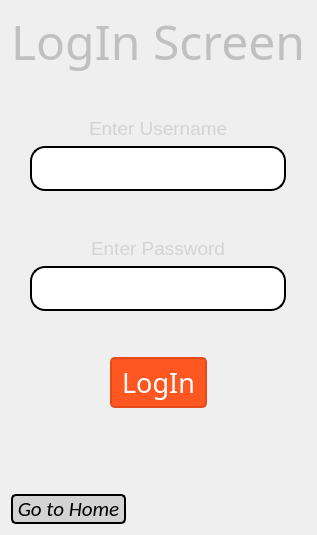
      <widget class="QWidget" name="page_2">
       <layout class="QVBoxLayout" name="verticalLayout_3">
        <item alignment="Qt::AlignHCenter">
         <widget class="QLabel" name="label_5">
          <property name="maximumSize">
           <size>
            <width>16777215</width>
            <height>60</height>
           </size>
          </property>
          <property name="font">
           <font>
            <family>Cooper Black</family>
            <pointsize>36</pointsize>
           </font>
          </property>
          <property name="styleSheet">
           <string notr="true">QLabel {
    color: #C0C0C0;  /* Silver or Light Blue-Gray */
}
</string>
          </property>
          <property name="text">
           <string>LogIn Screen</string>
          </property>
         </widget>
        </item>
        <item>
         <spacer name="verticalSpacer_9">
          <property name="orientation">
           <enum>Qt::Vertical</enum>
          </property>
          <property name="sizeHint" stdset="0">
           <size>
            <width>20</width>
            <height>40</height>
           </size>
          </property>
         </spacer>
        </item>
        <item alignment="Qt::AlignHCenter">
         <widget class="QLabel" name="label_31">
          <property name="maximumSize">
           <size>
            <width>16777215</width>
            <height>30</height>
           </size>
          </property>
          <property name="font">
           <font>
            <pointsize>14</pointsize>
           </font>
          </property>
          <property name="styleSheet">
           <string notr="true">color:lightgray</string>
          </property>
          <property name="text">
           <string>Enter Username</string>
          </property>
         </widget>
        </item>
        <item alignment="Qt::AlignHCenter">
         <widget class="QPlainTextEdit" name="plainTextEdit_5">
          <property name="maximumSize">
           <size>
            <width>300</width>
            <height>45</height>
           </size>
          </property>
          <property name="statusTip">
           <string>Search Bar</string>
          </property>
          <property name="styleSheet">
           <string notr="true">background-color: rgb(255, 255, 255);
border: 2px solid black;
    border-radius: 15px;</string>
          </property>
          <property name="undoRedoEnabled">
           <bool>true</bool>
          </property>
          <property name="plainText">
           <string/>
          </property>
          <property name="overwriteMode">
           <bool>false</bool>
          </property>
          <property name="centerOnScroll">
           <bool>false</bool>
          </property>
         </widget>
        </item>
        <item>
         <spacer name="verticalSpacer_10">
          <property name="orientation">
           <enum>Qt::Vertical</enum>
          </property>
          <property name="sizeHint" stdset="0">
           <size>
            <width>20</width>
            <height>40</height>
           </size>
          </property>
         </spacer>
        </item>
        <item alignment="Qt::AlignHCenter">
         <widget class="QLabel" name="label_32">
          <property name="maximumSize">
           <size>
            <width>16777215</width>
            <height>30</height>
           </size>
          </property>
          <property name="font">
           <font>
            <pointsize>14</pointsize>
           </font>
          </property>
          <property name="styleSheet">
           <string notr="true">color:lightgray
</string>
          </property>
          <property name="text">
           <string>Enter Password</string>
          </property>
         </widget>
        </item>
        <item alignment="Qt::AlignHCenter">
         <widget class="QPlainTextEdit" name="plainTextEdit_4">
          <property name="maximumSize">
           <size>
            <width>300</width>
            <height>45</height>
           </size>
          </property>
          <property name="statusTip">
           <string>Search Bar</string>
          </property>
          <property name="styleSheet">
           <string notr="true">background-color: rgb(255, 255, 255);
border: 2px solid black;
    border-radius: 15px;</string>
          </property>
          <property name="undoRedoEnabled">
           <bool>true</bool>
          </property>
          <property name="plainText">
           <string/>
          </property>
          <property name="overwriteMode">
           <bool>false</bool>
          </property>
          <property name="centerOnScroll">
           <bool>false</bool>
          </property>
         </widget>
        </item>
        <item>
         <spacer name="verticalSpacer_12">
          <property name="orientation">
           <enum>Qt::Vertical</enum>
          </property>
          <property name="sizeHint" stdset="0">
           <size>
            <width>20</width>
            <height>40</height>
           </size>
          </property>
         </spacer>
        </item>
        <item alignment="Qt::AlignHCenter">
         <widget class="QPushButton" name="pushButton_7">
          <property name="font">
           <font>
            <family>Arial Rounded MT Bold</family>
            <pointsize>20</pointsize>
           </font>
          </property>
          <property name="styleSheet">
           <string notr="true">QPushButton {
    background-color: #FF5722; /* Default background color (Deep Orange) */
    border: 2px solid #E64A19; /* Deep Orange border */
    color: white;
    border-radius: 5px;
    padding: 5px 10px;
}

QPushButton:hover {
    background-color:rgb(255, 29, 32); /* Darker Deep Orange on hover */
}

QPushButton:pressed {
    background-color: #D84315; /* Dark Deep Orange on press */
    color: white;
}
</string>
          </property>
          <property name="text">
           <string>LogIn</string>
          </property>
         </widget>
        </item>
        <item>
         <spacer name="verticalSpacer_11">
          <property name="orientation">
           <enum>Qt::Vertical</enum>
          </property>
          <property name="sizeHint" stdset="0">
           <size>
            <width>20</width>
            <height>40</height>
           </size>
          </property>
         </spacer>
        </item>
        <item>
         <spacer name="verticalSpacer_13">
          <property name="orientation">
           <enum>Qt::Vertical</enum>
          </property>
          <property name="sizeHint" stdset="0">
           <size>
            <width>20</width>
            <height>40</height>
           </size>
          </property>
         </spacer>
        </item>
        <item alignment="Qt::AlignLeft">
         <widget class="QPushButton" name="pushButton_5">
          <property name="font">
           <font>
            <family>Calibri</family>
            <pointsize>16</pointsize>
            <italic>true</italic>
           </font>
          </property>
          <property name="styleSheet">
           <string notr="true">QPushButton {
background-color: rgb(48, 127, 255); /* Adjusted background color */
    border: none;
    color: sky blue;
    border-;
border: 2px solid black;
    border-radius: 5px;
    background-color: lightgray;
}

QPushButton:hover {
    background-color: rgb(0, 80, 150); /* Adjusted hover color */
color:white
}

QPushButton:pressed {	
    background-color: rgb(255, 70, 70); /* Adjusted pressed color */
    color: black;
}
</string>
          </property>
          <property name="text">
           <string> Go to Home </string>
          </property>
         </widget>
        </item>
       </layout>
      </widget>
